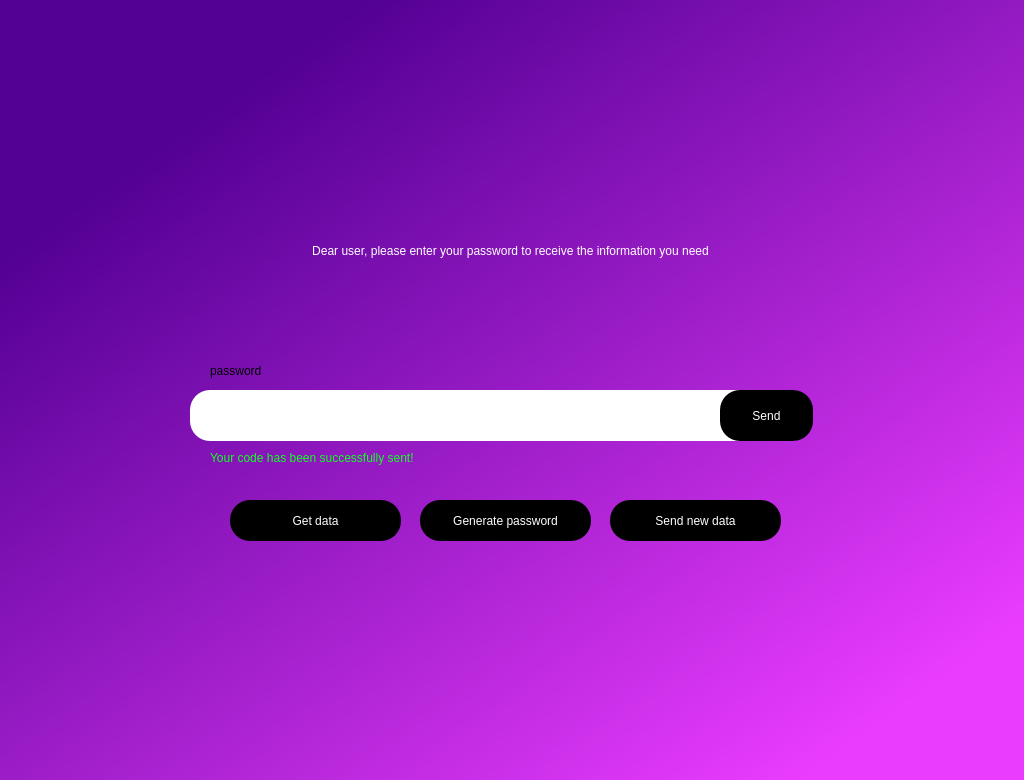
<?xml version="1.0" encoding="UTF-8"?>
<ui version="4.0">
 <class>Dialog</class>
 <widget class="QDialog" name="Dialog">
  <property name="geometry">
   <rect>
    <x>0</x>
    <y>0</y>
    <width>1024</width>
    <height>780</height>
   </rect>
  </property>
  <property name="windowTitle">
   <string>Dialog</string>
  </property>
  <widget class="QWidget" name="widget" native="true">
   <property name="geometry">
    <rect>
     <x>0</x>
     <y>0</y>
     <width>1024</width>
     <height>780</height>
    </rect>
   </property>
   <property name="styleSheet">
    <string notr="true">QWidget#widget{
background-color: qlineargradient(spread:pad, x1:0.119, y1:0.063, x2:0.98, y2:0.988636, stop:0.0895522 rgba(83, 0, 148, 255), stop:0.900498 rgba(234, 60, 255, 255));}
</string>
   </property>
   <widget class="QLabel" name="label">
    <property name="geometry">
     <rect>
      <x>40</x>
      <y>200</y>
      <width>941</width>
      <height>101</height>
     </rect>
    </property>
    <property name="styleSheet">
     <string notr="true">background: transparent;
font: 24pt &quot;MS Shell Dlg 2&quot;;
color: rgb(255, 255, 255);
text-align: center;

</string>
    </property>
    <property name="text">
     <string>Dear user, please enter your password to receive the information you need</string>
    </property>
    <property name="scaledContents">
     <bool>false</bool>
    </property>
    <property name="alignment">
     <set>Qt::AlignCenter</set>
    </property>
    <property name="wordWrap">
     <bool>true</bool>
    </property>
    <property name="openExternalLinks">
     <bool>false</bool>
    </property>
   </widget>
   <widget class="QLineEdit" name="lineEdit">
    <property name="geometry">
     <rect>
      <x>190</x>
      <y>390</y>
      <width>621</width>
      <height>51</height>
     </rect>
    </property>
    <property name="styleSheet">
     <string notr="true">border-radius: 20px;
font: 10pt &quot;MS Shell Dlg 2&quot;;</string>
    </property>
    <property name="text">
     <string/>
    </property>
   </widget>
   <widget class="QPushButton" name="pushButton_2">
    <property name="geometry">
     <rect>
      <x>720</x>
      <y>390</y>
      <width>93</width>
      <height>51</height>
     </rect>
    </property>
    <property name="styleSheet">
     <string notr="true">QPushButton {
    border-radius: 20px;
    background-color: rgb(0, 0, 0);
    color: rgb(255, 255, 255);
    font: 10pt &quot;MS Shell Dlg 2&quot;;
}

QPushButton:hover {
    background-color: #f5b9ff;
}
</string>
    </property>
    <property name="text">
     <string>Send</string>
    </property>
   </widget>
   <widget class="QLabel" name="label_2">
    <property name="geometry">
     <rect>
      <x>210</x>
      <y>360</y>
      <width>61</width>
      <height>21</height>
     </rect>
    </property>
    <property name="text">
     <string>password</string>
    </property>
   </widget>
   <widget class="QPushButton" name="databutton">
    <property name="geometry">
     <rect>
      <x>230</x>
      <y>500</y>
      <width>171</width>
      <height>41</height>
     </rect>
    </property>
    <property name="styleSheet">
     <string notr="true">QPushButton {
    border-radius: 20px;
    background-color: rgb(0, 0, 0);
    color: rgb(255, 255, 255);
    font: 10pt &quot;MS Shell Dlg 2&quot;;
}

QPushButton:hover {
    background-color: #f5b9ff;
}
</string>
    </property>
    <property name="text">
     <string>Get data</string>
    </property>
   </widget>
   <widget class="QPushButton" name="sendnewb">
    <property name="geometry">
     <rect>
      <x>610</x>
      <y>500</y>
      <width>171</width>
      <height>41</height>
     </rect>
    </property>
    <property name="styleSheet">
     <string notr="true">QPushButton {
    border-radius: 20px;
    background-color: rgb(0, 0, 0);
    color: rgb(255, 255, 255);
    font: 10pt &quot;MS Shell Dlg 2&quot;;
}

QPushButton:hover {
    background-color: #f5b9ff;
}
</string>
    </property>
    <property name="text">
     <string>Send new data</string>
    </property>
   </widget>
   <widget class="QLabel" name="label_3">
    <property name="geometry">
     <rect>
      <x>210</x>
      <y>450</y>
      <width>221</width>
      <height>16</height>
     </rect>
    </property>
    <property name="styleSheet">
     <string notr="true">color: rgb(17, 255, 36);
font: 75 8pt &quot;MS Shell Dlg 2&quot;;</string>
    </property>
    <property name="text">
     <string>Your code has been successfully sent!</string>
    </property>
   </widget>
   <widget class="QPushButton" name="generatepasswordb">
    <property name="geometry">
     <rect>
      <x>420</x>
      <y>500</y>
      <width>171</width>
      <height>41</height>
     </rect>
    </property>
    <property name="styleSheet">
     <string notr="true">QPushButton {
    border-radius: 20px;
    background-color: rgb(0, 0, 0);
    color: rgb(255, 255, 255);
    font: 10pt &quot;MS Shell Dlg 2&quot;;
}

QPushButton:hover {
    background-color: #f5b9ff;
}
</string>
    </property>
    <property name="text">
     <string>Generate password</string>
    </property>
   </widget>
  </widget>
 </widget>
 <resources/>
 <connections/>
</ui>
